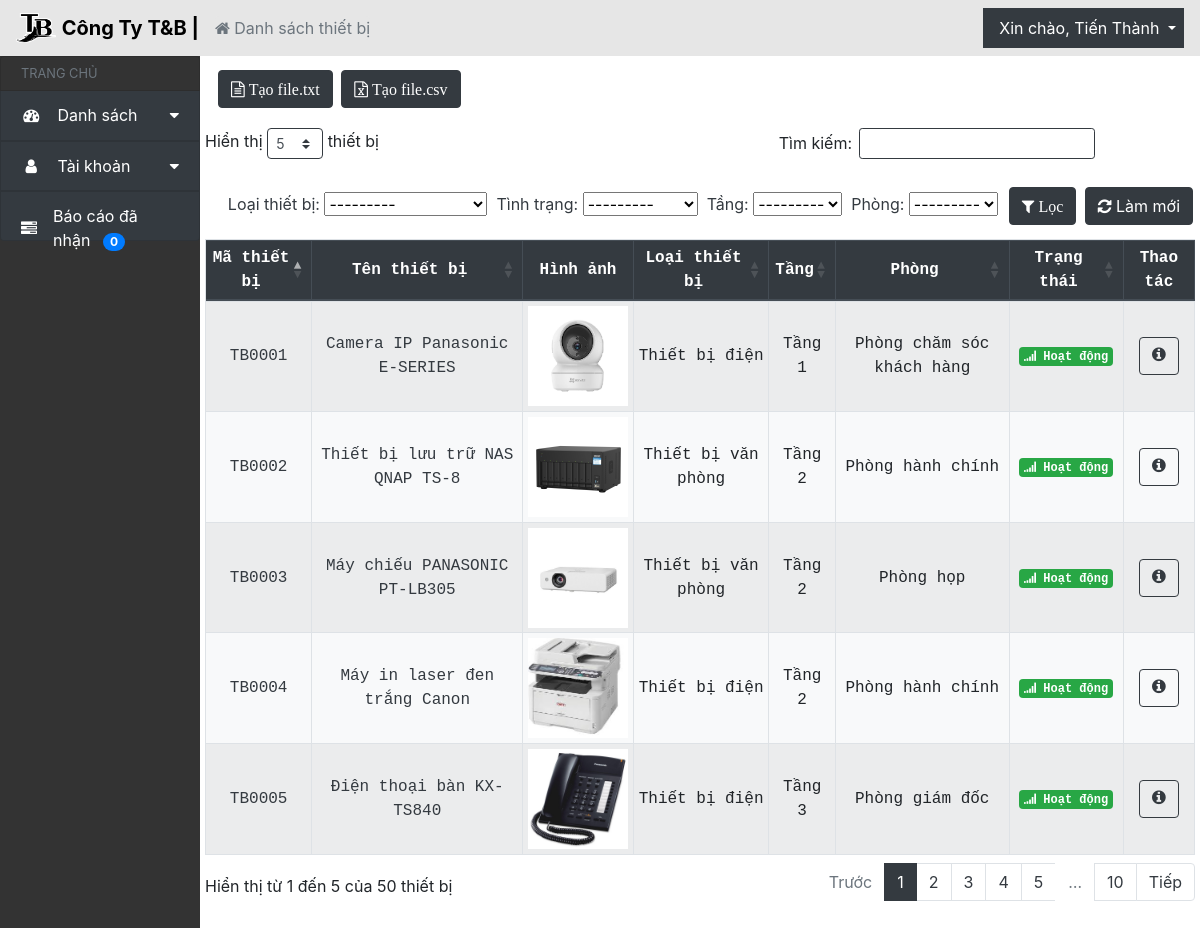
The app's page /danhsachthietbi/ (signed in) with its own data.
### QLthietbi_app/models.py (models this page shows, shortened)
class CustomUser(AbstractBaseUser, PermissionsMixin):
    username = models.CharField(_('username'), max_length=30, unique=True,
                                help_text=_('Yêu cầu 30 ký tự hoặc ít hơn. Chỉ chứa chữ cái, số và các ký tự @/./+/-/_'),
                                error_messages={
                                    'unique': _("Tên đăng nhập đã tồn tại."),
                                },
                                null = False, blank = False,
                                )
    ho = models.CharField(max_length=30, verbose_name='Họ', blank=False, null=True)
    ten = models.CharField(max_length=30, verbose_name='Tên', blank=False, null=True)
    GENDER_CHOICES = [
        ('nam', 'Nam'),
        ('nu', 'Nữ'),
        ('khac', 'Khác'),
    ]
    gioi_tinh = models.CharField(max_length=6, choices=GENDER_CHOICES, default='Chưa đặt giới tính', blank=False, null=True, verbose_name='Giới tính')
    USER_ROLES = [('quanly', 'Quản Lý'),('kythuatvien', 'Kỹ Thuật Viên'),]
    chuc_vu = models.CharField(choices=USER_ROLES, max_length=20, default='Chưa đặt chức vụ',verbose_name='Chức vụ', blank=False, null=True)
    anh_the = models.ImageField(upload_to='anhthe/', blank=True, null=True, verbose_name='Ảnh thẻ')
    email = models.EmailField(verbose_name='Địa chỉ email', unique=True, null=False, blank=False)
    sdt = models.CharField(max_length=10, null=True, blank=True, verbose_name='Số điện thoại')
    dia_chi = models.CharField(max_length=100, null=True, blank=True, verbose_name='Địa chỉ')
    ngay_sinh = models.DateField(null=True, blank=True, verbose_name='Ngày sinh')
    ngay_vao_lam = models.DateField(null=True, blank=True, verbose_name='Ngày vào làm')
    is_active = models.BooleanField(default=True, verbose_name='Đang làm việc')
    is_staff = models.BooleanField(default=False, verbose_name='Nhân viên quản lý')
    objects = CustomUserManager()
    USERNAME_FIELD = 'username'
    REQUIRED_FIELDS = ['email']
    class Meta:
        verbose_name_plural = 'Người dùng'

class ThietBi(models.Model):
    id_thiet_bi = models.CharField(max_length=10, primary_key=True, blank=False, null=False, unique=True, editable=False)
    ten_thiet_bi = models.CharField(max_length=30, verbose_name='Tên thiết bị', blank=False, null=True)
    loai_thiet_bi = models.ForeignKey(LoaiThietBi, on_delete=models.SET_NULL, null=True, verbose_name='Loại thiết bị')
    phong = models.ForeignKey(Phong, on_delete=models.SET_NULL, null=True,blank=False, verbose_name='Phòng')
    tang = models.ForeignKey(Tang, on_delete=models.SET_NULL, null=True,blank=False, verbose_name='Tầng')
    hinh_anh = models.ImageField(upload_to='anhthietbi/', blank=False, null=True, verbose_name='Hình ảnh')
    ngay_mua = models.DateField(verbose_name='Ngày mua')
    gia_mua = models.IntegerField(verbose_name='Giá mua')
    tinh_trang_choices = [
        ('hoatdong', 'Hoạt động'),
        ('dangbaotri', 'Đang bảo trì'),
        ('bihong', 'Bị hỏng'),
    ]
    tinh_trang = models.CharField(max_length=10, choices=tinh_trang_choices, default='hoatdong', verbose_name='Tình trạng', blank=False, null=True)
    ngay_bao_tri = models.DateField(verbose_name='Ngày bảo trì',blank=True, null=True)
    mo_ta = models.TextField(verbose_name='Mô tả', blank=True, null=True)
    don_vi_cung_cap = models.CharField(max_length=30, verbose_name='Đơn vị cung cấp', blank=True, null=True)
    class Meta:
        verbose_name_plural = 'Thiết bị'

class LoaiThietBi(models.Model):
    ten_loaithietbi = models.CharField(max_length=30, verbose_name='Tên loại thiết bị')
    class Meta:
        ordering = ['-ten_loaithietbi']
        verbose_name_plural = 'Loại thiết bị'
    def __str__(self):
        return self.ten_loaithietbi

class Tang(models.Model):
    ten_tang = models.CharField(max_length=10,verbose_name='Số tầng')
    class meta:
        ordering = ['-ten_tang']
        verbose_name_plural = 'Tầng'
    def __str__(self):
        return self.ten_tang

class Phong(models.Model):
    tang = models.ForeignKey(Tang, on_delete=models.CASCADE, verbose_name='Tầng')
    ten_phong = models.CharField(max_length=30, verbose_name='Tên phòng')
    class Meta:
        ordering = ['-ten_phong']
        verbose_name_plural = 'Phòng'
    def __str__(self):
        return self.ten_phong

### QLthietbi_app/views.py (the view)
# urls.py: path('danhsachthietbi/', views.DanhSachThietBi_view.as_view(), name='render_danhsachthietbi'),
class DanhSachThietBi_view(ListView):
    template_name = "ktv/ds_thietbi.html"
    model = ThietBi
    success_url = reverse_lazy("QLthietbi_app:render_danhsachthietbi")
    def get_context_data(self, **kwargs):
        context = super().get_context_data(**kwargs)
        listThietBi = self.get_queryset()
        myFilter = ThietBiFilter(self.request.GET, queryset=listThietBi)
        baoCaoCount = BaoCao.objects.filter(nguoi_nhan_bao_cao =self.request.user).count()
        context['listThietBi'] = myFilter.qs
        context['myFilter'] = myFilter
        context['baoCaoCount'] = baoCaoCount
        return context

### QLthietbi_app/templates/ktv/ds_thietbi.html (shortened to what this page needs)
{% extends 'ktv/header_ktv.html' %}
{% block content %}
<div class="col py-2">
  <div class="row element-button">
    <div class="col-sm px-3 py-1 pr-1">
      <a class="btn btn-dark" href="{% url 'QLthietbi_app:tao_file_txt' %}"
        ><i class="fa fa-file-text-o" aria-hidden="true"> Tạo file.txt</i></a
      >
      <a class="btn btn-dark" href="{% url 'QLthietbi_app:tao_file_csv' %}"
        ><i class="fa fa-file-excel-o" aria-hidden="true"> Tạo file.csv</i></a
      >
      <div class="row px-1 py-3">
        <div class="table-responsive">
          <table
            id="device-table"
            class="table table-sm table-striped bg-light table-condensed table-bordered"
            cellspacing="0"
            width="100%"
          >
            <caption>
              <form
                method="get"
                id="thietbifilter"
                data-device-url="{% url 'QLthietbi_app:ajax_load_phong' %}"
              >
                {% csrf_token %} {% for field in myFilter.form %}
                <a>{{ field.label_tag }}</a>&nbsp{{ field }}&nbsp
                {%endfor %}
                <button type="submit" class="btn btn-dark">
                  <i class="fa fa-filter" aria-hidden="true"> Lọc</i>
                </button>
                <a
                  href="{% url 'QLthietbi_app:render_danhsachthietbi' %}"
                  class="btn btn-dark"
                  ><i class="fa fa-refresh" aria-hidden="true"></i> Làm mới</a
                >
              </form>
            </caption>
            <thead class="thead-dark">
              <tr id="chk-th">
                <th>Mã thiết bị</th>
                <th>Tên thiết bị</th>
                <th>Hình ảnh</th>
                <th>Loại thiết bị</th>
                <th>Tầng</th>
                <th>Phòng</th>
                <th>Trạng thái</th>
                <th>Thao tác</th>
              </tr>
            </thead>
            <tbody>
              {% csrf_token %} {% for ThietBi in listThietBi %}
              <tr>
                <td>
                  <a
                    href="{% url 'QLthietbi_app:render_chitietthietbi_ktv' ThietBi.id_thiet_bi %}"
                    class="a-td"
                  >
                    {{ThietBi.id_thiet_bi}}
                  </a>
                </td>
                <td>
                  <a
                    href="{% url 'QLthietbi_app:render_chitietthietbi_ktv' ThietBi.id_thiet_bi %}"
                    class="a-td"
                    >{{ThietBi.ten_thiet_bi}}</a
                  >
                </td>
                <td>
                  <a
                    href="{% url 'QLthietbi_app:render_chitietthietbi_ktv' ThietBi.id_thiet_bi %}"
                    class="a-td"
                    ><img
                      src="{{ThietBi.hinh_anh.url}}"
                      width="100"
                      height="100"
                  /></a>
                </td>
                {% if ThietBi.loai_thiet_bi == None %}
                <td>Loại thiết bị đã bị xóa</td>
                {% else %}
                <td>{{ThietBi.loai_thiet_bi}}</td>
                {% endif %}
                {% if ThietBi.tang == None %}
                <td>Tầng đã bị xóa</td>
                {% else %}
                <td>Tầng {{ThietBi.tang}}</td>
                {% endif %}
                {% if ThietBi.phong == None %}
                <td>Phòng đã bị xóa</td>
                {% else %}
                <td>Phòng {{ThietBi.phong}}</td>
                {% endif %}
                {% if ThietBi.tinh_trang == "hoatdong" %}
                <td>
                  <span class="badge badge-success"
                    ><i class="fa fa-signal" aria-hidden="true"></i> Hoạt
                    động</span
                  >
                </td>
                {% endif %}
                <td>
                  <a
                    href="{% url 'QLthietbi_app:render_chitietthietbi_ktv' ThietBi.id_thiet_bi %}"
                    class="btn btn-outline-dark"
                    data-tooltip="tooltip"
                    data-placement="top"
                    title="Thông tin thiết bị"
                    ><i class="fa fa-info-circle" aria-hidden="true"></i
                  ></a>
                </td>
              </tr>
              {% endfor %}
            </tbody>
          </table>
        </div>
      </div>
    </div>
  </div>
</div>
{% endblock %}

### QLthietbi_app/templates/ktv/header_ktv.html (shortened to what this page needs)
{% load static %} {%load crispy_forms_tags %}
<!DOCTYPE html>
<html lang="en">
  <head>
    <link
      rel="stylesheet"
      href="https://cdn.jsdelivr.net/npm/bootstrap@4.6.2/dist/css/bootstrap.min.css"
    />
    <link
      rel="stylesheet"
      href="https://stackpath.bootstrapcdn.com/font-awesome/4.7.0/css/font-awesome.min.css"
    />
    <link
      rel="stylesheet"
      href="https://cdnjs.cloudflare.com/ajax/libs/normalize/8.0.1/normalize.min.css"
    />
    <link
      rel="stylesheet"
      href="https://cdn.datatables.net/1.13.4/css/dataTables.bootstrap4.min.css"
    />
    <link rel="stylesheet" href="../static/css/quanly.css" />
  </head>
  <body>
    <nav
      class="navbar navbar-expand-md navbar"
      style="background-color: #e6e6e6"
    >
      <a class="navbar-brand" href="#">
        <img
          src="{% static 'imgs/logo.png' %}"
          width="40"
          height="30"
          class="d-inline-block align-top"
          alt=""
        />
        <span style="font-weight: bold; color: black">Công Ty T&B |</span>
      </a>
      <ol class="breadcrumb">
        <li class="breadcrumb-item active" aria-current="page">
          <i class="fa fa-home" aria-hidden="true"></i> Danh sách thiết bị
        </li>
      </ol>
      <div class="collapse navbar-collapse" id="navbarNavDropdown">
        <ul class="navbar-nav ml-auto">
          <li class="nav-item dropdown">
            <a
              class="nav-link dropdown-toggle bg-dark"
              href="#"
              id="navbarDropdownMenuLink"
              data-toggle="dropdown"
            >
              <span class="ml-2" style="color: white"
                >Xin chào, {{user.ten}}</span
              >
            </a>
          </li>
        </ul>
      </div>
    </nav>
    <div class="row" id="body-row">
      <div
        id="sidebar-container"
        class="sidebar-expanded d-none d-md-block col-2"
      >
        <ul class="list-group sticky-top sticky-offset">
          <li
            class="list-group-item sidebar-separator-title text-muted d-flex align-items-center menu-collapsed"
          >
            <small>TRANG CHỦ</small>
          </li>
          <a
            href="#submenu1"
            data-toggle="collapse"
            aria-expanded="false"
            class="bg-dark list-group-item list-group-item-action flex-column align-items-start"
          >
            <div class="d-flex w-100 justify-content-start align-items-center">
              <span class="fa fa-dashboard fa-fw mr-3"></span>
              <span class="menu-collapsed">Danh sách</span>
              <span class="submenu-icon ml-auto"></span>
            </div>
          </a>
          <a
            href="#submenu2"
            data-toggle="collapse"
            aria-expanded="false"
            class="bg-dark list-group-item list-group-item-action flex-column align-items-start"
          >
            <div class="d-flex w-100 justify-content-start align-items-center">
              <span class="fa fa-user fa-fw mr-3"></span>
              <span class="menu-collapsed">Tài khoản</span>
              <span class="submenu-icon ml-auto"></span>
            </div>
          </a>
          <a href="{% url 'QLthietbi_app:baocao_danhan' %}" class="bg-dark list-group-item list-group-item-action">
            <div class="d-flex w-100 justify-content-start align-items-center">
              <span class="fa fa-tasks fa-fw mr-3"></span>
              <span class="menu-collapsed">Báo cáo đã nhận <span class="badge badge-pill badge-primary ml-2"> {{ baoCaoCount }}</span></span>
            </div>
          </a>
      </div>
      {% block content %}{% endblock %}
    </div>
  </body>
</html>

### QLthietbi_app/static/css/quanly.css (style rules this page uses)
body { background-size: cover; background-repeat: no-repeat; background-attachment: fixed; background-position: center; }
body { background-image: url("https://static.pexels.com/photos/414171/pexels-photo-414171.jpeg"); background-size: cover; -webkit-animation: slidein 100s; animation: slidein 100s; -webkit-animation-fill-mode: forwards; animation-fill-mode: forwards; -webkit-animation-iteration-count: infinite; animation-iteration-count: infinite; -webkit-animation-direction: alternate; animation-direction: alternate; }
.dropdown-toggle::after { color: white; }
.dataTables_wrapper table.dataTable td, .dataTables_wrapper table.dataTable th { text-align: center; font-family: "Source Code Pro", monospace; vertical-align: middle; }
.a-td { color: #343a40; text-decoration: none; }
caption { caption-side: top; text-align: right; color: #343a40; }
.btn-dark { margin: 2px; }
#body-row { margin-left: 0; margin-right: 0; }
#sidebar-container { min-height: 100vh; background-color: #333; padding: 0; }
.sidebar-expanded { width: 230px !important;; }
#sidebar-container .list-group a { height: 50px; color: white; }
.sidebar-separator-title { background-color: #333; height: 35px; }
#sidebar-container .list-group .list-group-item[aria-expanded="false"] .submenu-icon::after { content: " \f0d7"; font-family: FontAwesome; display: inline; text-align: right; padding-left: 10px; }
.breadcrumb { background-color: #e6e6e6; color: #343a40; padding: 0%; margin: 0%; }

### records on screen
CustomUser: ten "Tiến Thành"
ThietBi: id_thiet_bi "TB0001", ten_thiet_bi "Camera IP Panasonic E-SERIES", hinh_anh (picture), loai_thiet_bi "Thiết bị điện", tang "1", phong "chăm sóc khách hàng", tinh_trang "hoatdong" (drawn)
ThietBi: id_thiet_bi "TB0002", ten_thiet_bi "Thiết bị lưu trữ NAS QNAP TS-8", hinh_anh (picture), loai_thiet_bi "Thiết bị văn phòng", tang "2", phong "hành chính", tinh_trang "hoatdong" (drawn)
ThietBi: id_thiet_bi "TB0003", ten_thiet_bi "Máy chiếu PANASONIC PT-LB305", hinh_anh (picture), loai_thiet_bi "Thiết bị văn phòng", tang "2", phong "họp", tinh_trang "hoatdong" (drawn)
ThietBi: id_thiet_bi "TB0004", ten_thiet_bi "Máy in laser đen trắng Canon", hinh_anh (picture), loai_thiet_bi "Thiết bị điện", tang "2", phong "hành chính", tinh_trang "hoatdong" (drawn)
ThietBi: id_thiet_bi "TB0005", ten_thiet_bi "Điện thoại bàn KX-TS840", hinh_anh (picture), loai_thiet_bi "Thiết bị điện", tang "3", phong "giám đốc", tinh_trang "hoatdong" (drawn)

### other values on screen
{{ baoCaoCount }} "0"
{{ field.label_tag }} "Loại thiết bị:" "Tình trạng:" "Tầng:" "Phòng:"
